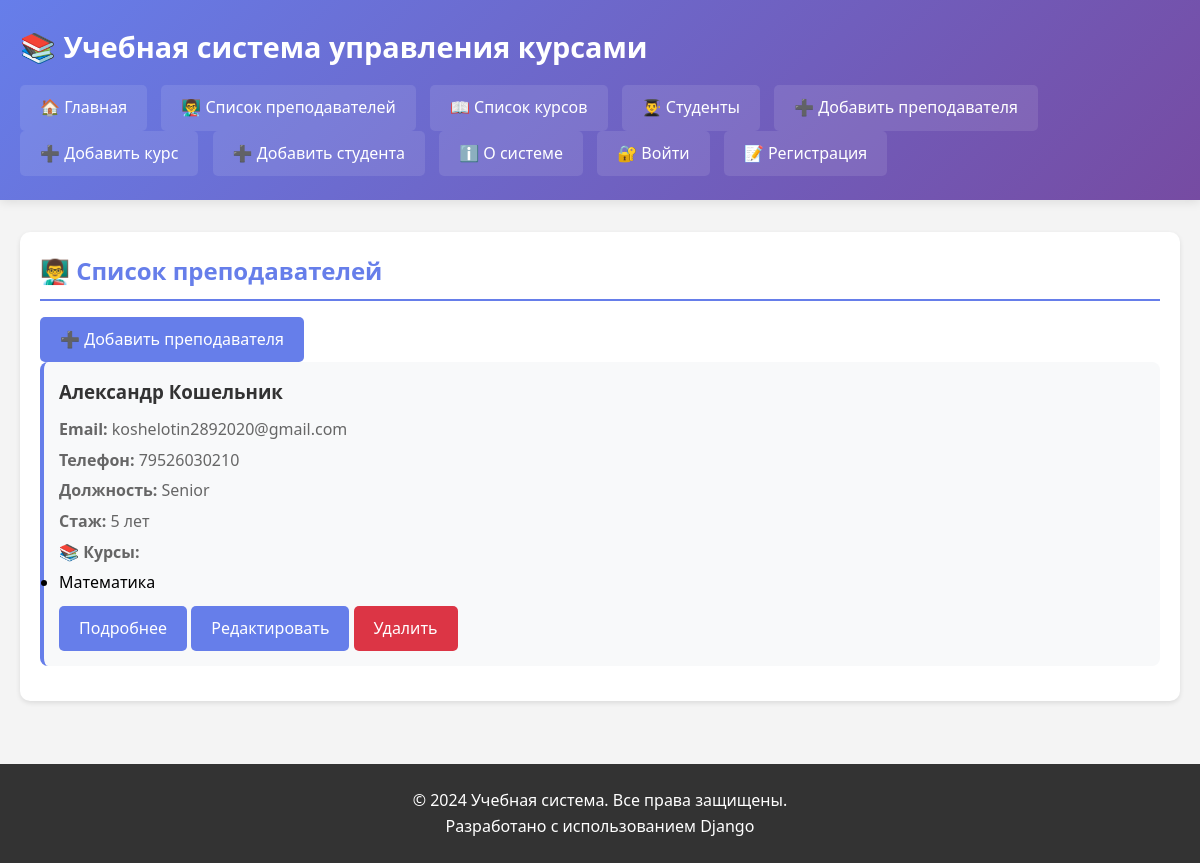
Before: /teachers/ with the older database file.
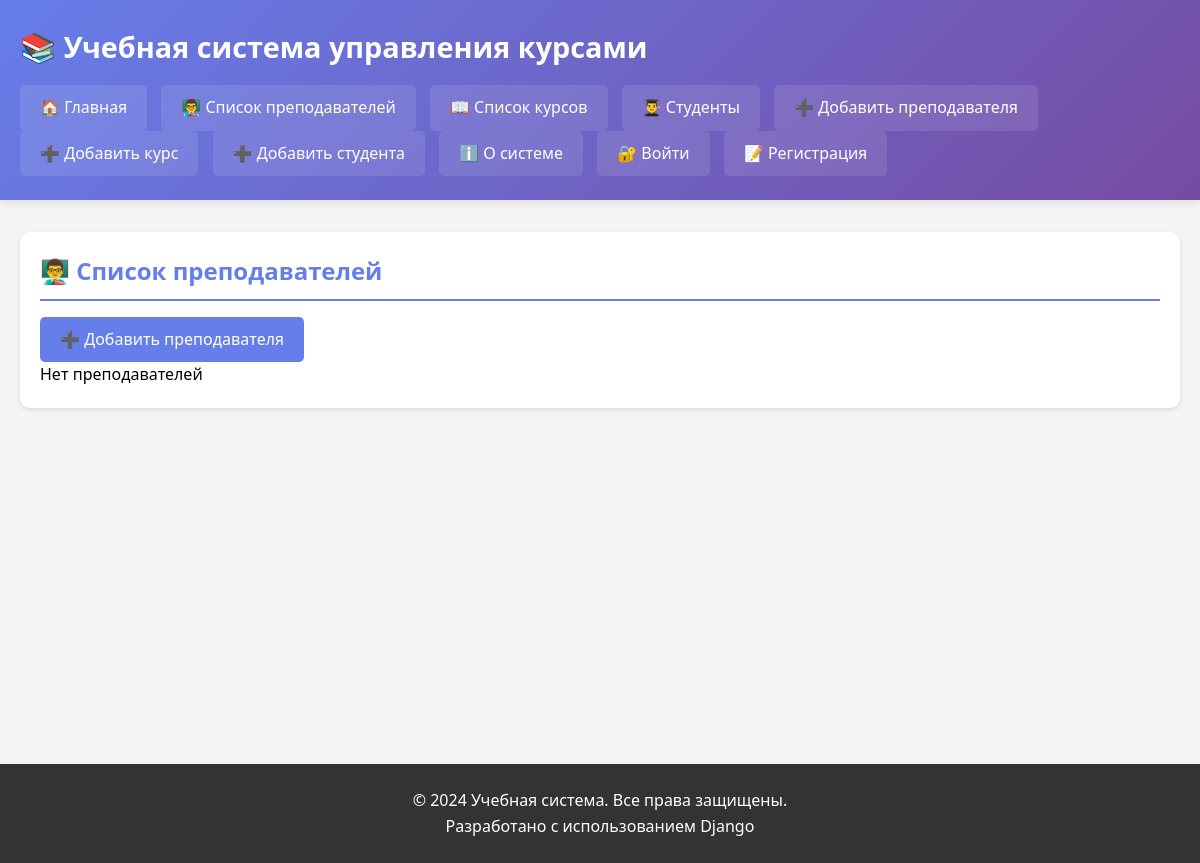
After: the same page with the newer database file.
### schedule/models.py (models this page shows, shortened)
class Teacher(models.Model):
    first_name = models.CharField(max_length=100, verbose_name="Имя")
    last_name = models.CharField(max_length=100, verbose_name="Фамилия")
    email = models.EmailField(
        unique=True,
        validators=[validate_email_domain],
        verbose_name="Email"
    )
    phone = models.CharField(
        max_length=20,
        blank=True,
        null=True,
        validators=[validate_phone_number],
        verbose_name="Телефон"
    )
    hire_date = models.DateField(verbose_name="Дата найма")
    login = models.CharField(
        max_length=50,
        unique=True,
        validators=[validate_login],
        verbose_name="Логин"
    )
    password = models.CharField(
        max_length=128,
        validators=[validate_password],
        verbose_name="Пароль"
    )
    rating = models.DecimalField(
        max_digits=3,
        decimal_places=2,
        default=0,
        verbose_name="Рейтинг"
    )
    position = models.CharField(
        max_length=50,
        choices=[
            ('jun', 'Junior'),
            ('mid', 'Middle'),
            ('sen', 'Senior')
        ],
        default='mid',
        verbose_name="Должность"
    )
    work_years = models.PositiveIntegerField(
        default=0,
        verbose_name="Стаж работы (лет)"
    )
    bio = models.TextField(blank=True, verbose_name="Биография")
    education = models.CharField(max_length=255, blank=True, verbose_name="Образование")
    languages = models.CharField(max_length=200, blank=True, verbose_name="Языки")

class Course(models.Model):
    title = models.CharField(max_length=200, verbose_name="Название курса")
    description = models.TextField(verbose_name="Описание")
    price = models.DecimalField(
        max_digits=10,
        decimal_places=2,
        validators=[MinValueValidator(0)],
        verbose_name="Цена"
    )
    duration_weeks = models.PositiveIntegerField(verbose_name="Длительность (недели)")
    start_date = models.DateField(
        validators=[validate_date_format],
        verbose_name="Дата старта"
    )
    teacher = models.ForeignKey(
        Teacher,
        on_delete=models.SET_NULL,
        null=True,
        related_name='courses',
        verbose_name="Преподаватель"
    )
    max_students = models.PositiveIntegerField(
        default=30,
        verbose_name="Максимум студентов"
    )
    is_published = models.BooleanField(
        default=True,
        verbose_name="Опубликован"
    )

### schedule/views.py (the view)
# urls.py: path('teachers/', views.teacher_list, name='teacher_list'),
def teacher_list(request):
    teachers = Teacher.objects.all().prefetch_related('courses')
    return render(request, 'schedule/teacher_list.html', {'teachers': teachers})

### schedule/templates/schedule/teacher_list.html (shortened to what this page needs)
{% extends 'schedule/base.html' %}
{% block content %}
<section>
    <h2>👨‍🏫 Список преподавателей</h2>
    <a href="{% url 'schedule:teacher_create_form' %}" class="btn">➕ Добавить преподавателя</a>
    {% if teachers %}
        {% for teacher in teachers %}
        <article>
            <h3>{{ teacher.first_name }} {{ teacher.last_name }}</h3>
            <p><strong>Email:</strong> {{ teacher.email }}</p>
            <p><strong>Телефон:</strong> {{ teacher.phone|default:"Не указан" }}</p>
            <p><strong>Должность:</strong> {{ teacher.get_position_display }}</p>
            <p><strong>Стаж:</strong> {{ teacher.work_years }} лет</p>
            <p><strong>📚 Курсы:</strong></p>
            {% if teacher.courses.all %}
                <ul>
                    {% for course in teacher.courses.all %}
                    <li>{{ course.title }}</li>
                    {% endfor %}
                </ul>
            {% else %}
                <p>Нет курсов</p>
            {% endif %}
            <div style="margin-top: 10px;">
                <a href="{% url 'schedule:teacher_detail' teacher.id %}" class="btn">Подробнее</a>
                <a href="{% url 'schedule:teacher_update' teacher.id %}" class="btn">Редактировать</a>
                <a href="{% url 'schedule:teacher_delete' teacher.id %}" class="btn btn-danger">Удалить</a>
            </div>
        </article>
        {% endfor %}
    {% else %}
        <p>Нет преподавателей</p>
    {% endif %}
</section>
{% endblock %}

Changed rows visible on the page:
removed Teacher: first_name "Александр", last_name "Кошельник", email "koshelotin2892020@gmail.com", phone "79526030210", position "Senior", work_years "5"
removed Course: title "Математика"
Other visible differences:
text now shown: "Нет преподавателей"
